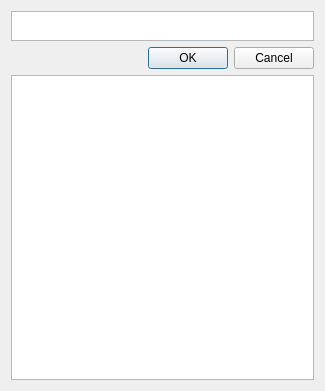
<?xml version="1.0" encoding="UTF-8"?>
<ui version="4.0">
 <class>QtPoPWindow</class>
 <widget class="QWidget" name="QtPoPWindow">
  <property name="geometry">
   <rect>
    <x>0</x>
    <y>0</y>
    <width>325</width>
    <height>391</height>
   </rect>
  </property>
  <property name="windowTitle">
   <string>QtPoPWindow</string>
  </property>
  <layout class="QGridLayout" name="gridLayout">
   <item row="0" column="0">
    <widget class="QTextEdit" name="ClassName">
     <property name="maximumSize">
      <size>
       <width>16777215</width>
       <height>30</height>
      </size>
     </property>
    </widget>
   </item>
   <item row="1" column="0">
    <widget class="QDialogButtonBox" name="buttonBox">
     <property name="standardButtons">
      <set>QDialogButtonBox::Cancel|QDialogButtonBox::Ok</set>
     </property>
    </widget>
   </item>
   <item row="2" column="0">
    <widget class="QListWidget" name="ClassList"/>
   </item>
  </layout>
 </widget>
 <layoutdefault spacing="6" margin="11"/>
 <resources/>
 <connections>
  <connection>
   <sender>buttonBox</sender>
   <signal>accepted()</signal>
   <receiver>QtPoPWindow</receiver>
   <slot>accept()</slot>
   <hints>
    <hint type="sourcelabel">
     <x>181</x>
     <y>52</y>
    </hint>
    <hint type="destinationlabel">
     <x>319</x>
     <y>74</y>
    </hint>
   </hints>
  </connection>
  <connection>
   <sender>buttonBox</sender>
   <signal>accepted()</signal>
   <receiver>QtPoPWindow</receiver>
   <slot>reject()</slot>
   <hints>
    <hint type="sourcelabel">
     <x>210</x>
     <y>57</y>
    </hint>
    <hint type="destinationlabel">
     <x>321</x>
     <y>54</y>
    </hint>
   </hints>
  </connection>
 </connections>
 <slots>
  <slot>accept()</slot>
  <slot>reject()</slot>
 </slots>
</ui>
